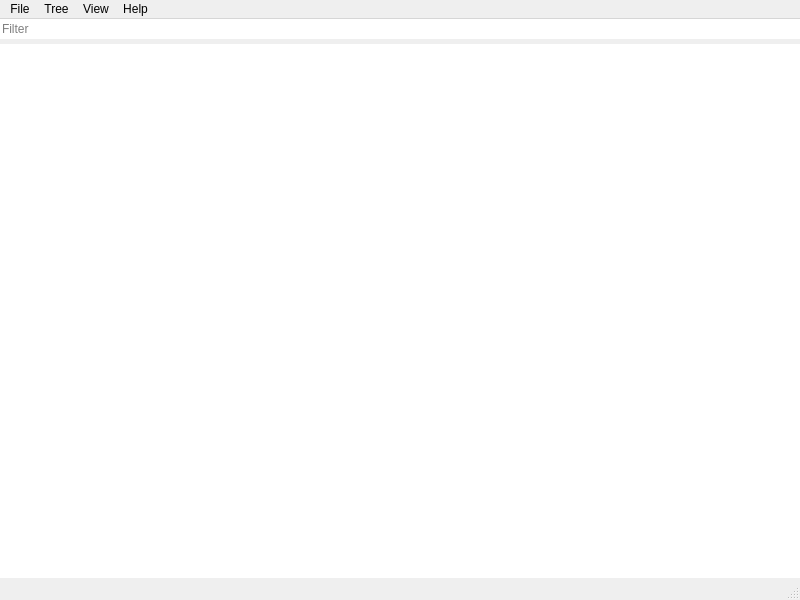
<?xml version="1.0" encoding="UTF-8"?>
<ui version="4.0">
 <class>MainWindow</class>
 <widget class="QMainWindow" name="MainWindow">
  <property name="geometry">
   <rect>
    <x>0</x>
    <y>0</y>
    <width>800</width>
    <height>600</height>
   </rect>
  </property>
  <property name="windowTitle">
   <string>Tree Edit</string>
  </property>
  <widget class="QWidget" name="centralwidget">
   <layout class="QVBoxLayout" name="verticalLayout">
    <property name="spacing">
     <number>5</number>
    </property>
    <property name="leftMargin">
     <number>0</number>
    </property>
    <property name="topMargin">
     <number>0</number>
    </property>
    <property name="rightMargin">
     <number>0</number>
    </property>
    <property name="bottomMargin">
     <number>0</number>
    </property>
    <item>
     <widget class="QLineEdit" name="lineEdit">
      <property name="frame">
       <bool>false</bool>
      </property>
      <property name="placeholderText">
       <string>Filter</string>
      </property>
      <property name="clearButtonEnabled">
       <bool>true</bool>
      </property>
     </widget>
    </item>
    <item>
     <widget class="QTreeView" name="treeView">
      <property name="styleSheet">
       <string notr="true">QTreeView { border: none; }</string>
      </property>
      <property name="headerHidden">
       <bool>true</bool>
      </property>
     </widget>
    </item>
   </layout>
  </widget>
  <widget class="QMenuBar" name="menubar">
   <property name="geometry">
    <rect>
     <x>0</x>
     <y>0</y>
     <width>800</width>
     <height>37</height>
    </rect>
   </property>
   <widget class="QMenu" name="menuFile">
    <property name="title">
     <string>File</string>
    </property>
    <addaction name="actionNew"/>
    <addaction name="separator"/>
    <addaction name="actionOpen"/>
    <addaction name="actionSave"/>
   </widget>
   <widget class="QMenu" name="menuTree">
    <property name="title">
     <string>Tree</string>
    </property>
    <addaction name="actionAppendChild"/>
    <addaction name="separator"/>
    <addaction name="actionAppendSibling"/>
    <addaction name="actionPrependSibling"/>
    <addaction name="separator"/>
    <addaction name="actionMoveUp"/>
    <addaction name="actionMoveDown"/>
    <addaction name="actionPromote"/>
    <addaction name="separator"/>
    <addaction name="actionRemove"/>
   </widget>
   <widget class="QMenu" name="menuView">
    <property name="title">
     <string>View</string>
    </property>
    <addaction name="actionFont"/>
   </widget>
   <widget class="QMenu" name="menuHelp">
    <property name="title">
     <string>Help</string>
    </property>
    <addaction name="actionDocs"/>
   </widget>
   <addaction name="menuFile"/>
   <addaction name="menuTree"/>
   <addaction name="menuView"/>
   <addaction name="menuHelp"/>
  </widget>
  <widget class="QStatusBar" name="statusbar"/>
  <action name="actionOpen">
   <property name="text">
    <string>Open</string>
   </property>
   <property name="shortcut">
    <string>Ctrl+O</string>
   </property>
  </action>
  <action name="actionSave">
   <property name="text">
    <string>Save</string>
   </property>
   <property name="shortcut">
    <string>Ctrl+S</string>
   </property>
  </action>
  <action name="actionAppendChild">
   <property name="text">
    <string>Append Child</string>
   </property>
   <property name="shortcut">
    <string>Ctrl+Right</string>
   </property>
  </action>
  <action name="actionAppendSibling">
   <property name="text">
    <string>Append Sibling</string>
   </property>
   <property name="shortcut">
    <string>Ctrl+Down</string>
   </property>
  </action>
  <action name="actionPrependSibling">
   <property name="text">
    <string>Prepend Sibling</string>
   </property>
   <property name="shortcut">
    <string>Ctrl+Up</string>
   </property>
  </action>
  <action name="actionRemove">
   <property name="text">
    <string>Remove</string>
   </property>
   <property name="shortcut">
    <string>Backspace</string>
   </property>
  </action>
  <action name="actionMoveUp">
   <property name="text">
    <string>Move Up</string>
   </property>
   <property name="shortcut">
    <string>Ctrl+Alt+Up</string>
   </property>
  </action>
  <action name="actionMoveDown">
   <property name="text">
    <string>Move Down</string>
   </property>
   <property name="shortcut">
    <string>Ctrl+Alt+Down</string>
   </property>
  </action>
  <action name="actionNew">
   <property name="text">
    <string>New</string>
   </property>
   <property name="shortcut">
    <string>Ctrl+N</string>
   </property>
  </action>
  <action name="actionFont">
   <property name="text">
    <string>Font</string>
   </property>
  </action>
  <action name="actionDocs">
   <property name="text">
    <string>Tree Edit Docs</string>
   </property>
  </action>
  <action name="actionPromote">
   <property name="text">
    <string>Promote</string>
   </property>
   <property name="shortcut">
    <string>Ctrl+Alt+Left</string>
   </property>
  </action>
 </widget>
 <resources/>
 <connections/>
</ui>
